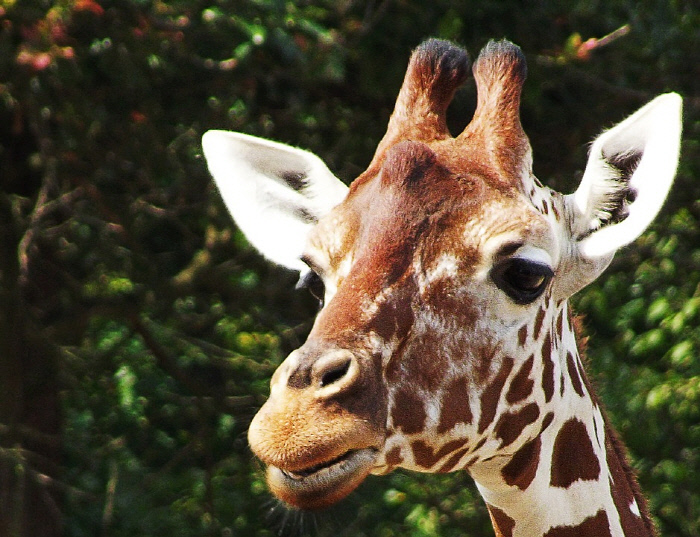
#> input picture tutorial/detection/images/giraffe.jpg, 700 x 537 px
$ python edge.py
#> lines starting #> are read from the running program, lines starting #| are printed output that depends on the picture; after the words box and inside, x2 and y2 are one past the last pixel; in counts of white or black regions, pixels touching at a corner belong together
import cv2
import numpy as np
import matplotlib.pyplot as plt
import os

path = os.path.abspath('canny.py')
img_path = os.path.dirname(path) + '/images/giraffe.jpg'

img = cv2.imread(img_path)
#> img is the input picture: shape (537, 700, 3); mean B, G, R 58.9, 77.9, 86.2
img = cv2.cvtColor(img, cv2.COLOR_BGR2RGB)

# Canny detection without blurring and just the median value for two thresholds
edges = cv2.Canny(image=img, threshold1=127, threshold2=127)
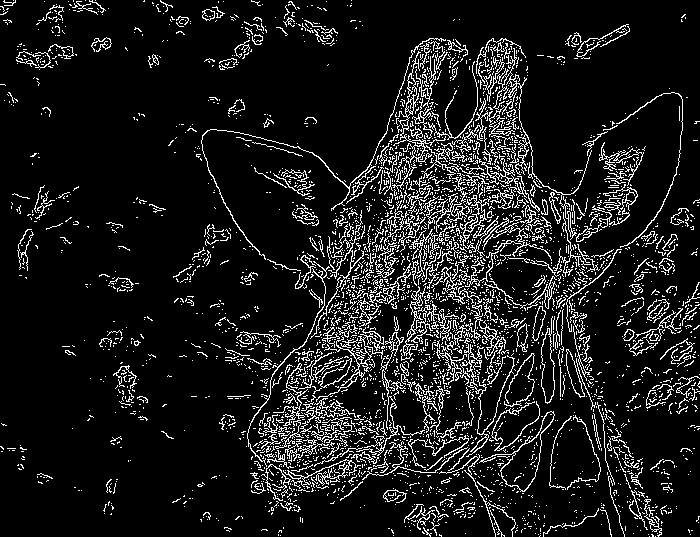
#> edges: shape (537, 700); 10.5% white in thin lines or dots

fig, axs = plt.subplots(nrows = 1, ncols = 2, figsize = (20, 8))
axs[0].imshow(img)
axs[0].axis('off')
axs[0].set_title('Original Image')

axs[1].imshow(edges)
axs[1].axis('off')
axs[1].set_title('Canny without Blur')
plt.show()
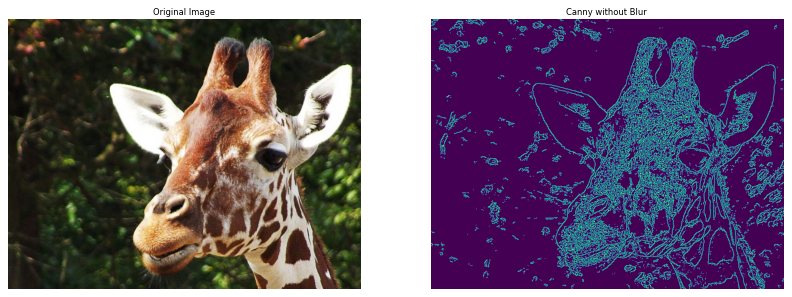
#> figure drawn by matplotlib, 2 panels

# Set the lower and upper threshold
med_val = np.median(img)
#> med_val = 39

lower = int(max(0, .7*med_val))
#> lower = 27
upper = int(min(255, 1.3*med_val))
#> upper = 50

# Blurring with ksize = 5
img_k5 = cv2.blur(img, ksize = (5, 5))

# Canny detection with different thresholds
edges_k5 = cv2.Canny(img_k5, threshold1 = lower, threshold2 = upper)
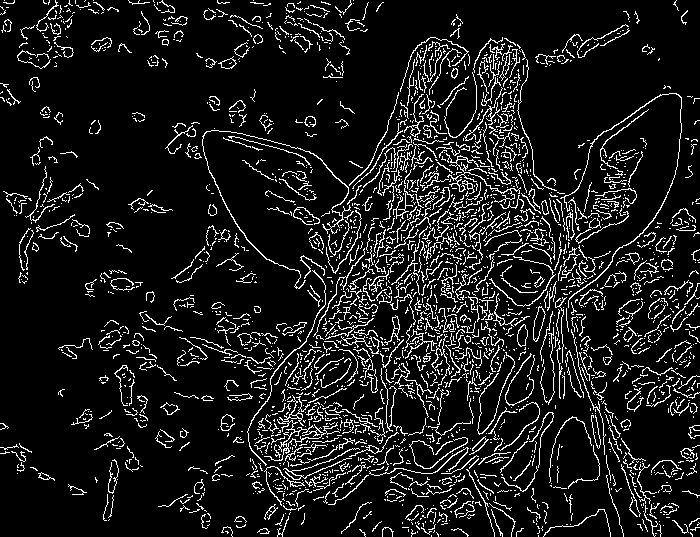
#> edges_k5: shape (537, 700); 10.2% white in thin lines or dots
edges_k5_2 = cv2.Canny(img_k5, lower, upper+100)
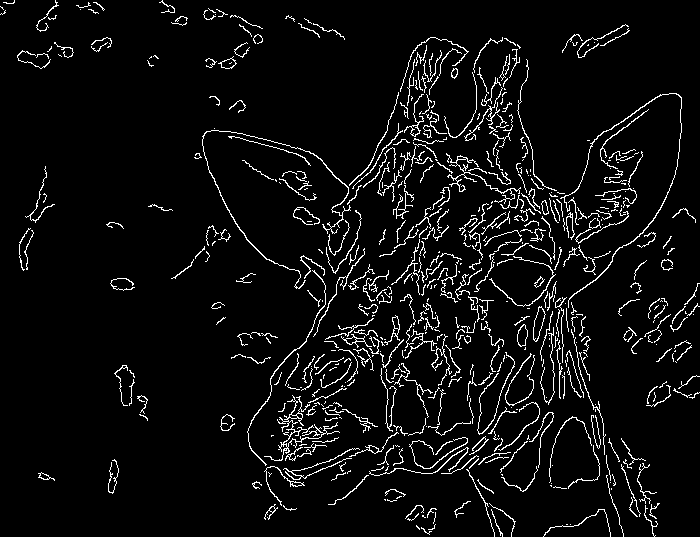
#> edges_k5_2: shape (537, 700); 5.5% white in thin lines or dots

# Blurring with kernel size = 9
img_k9 = cv2.blur(img, ksize = (9,9))
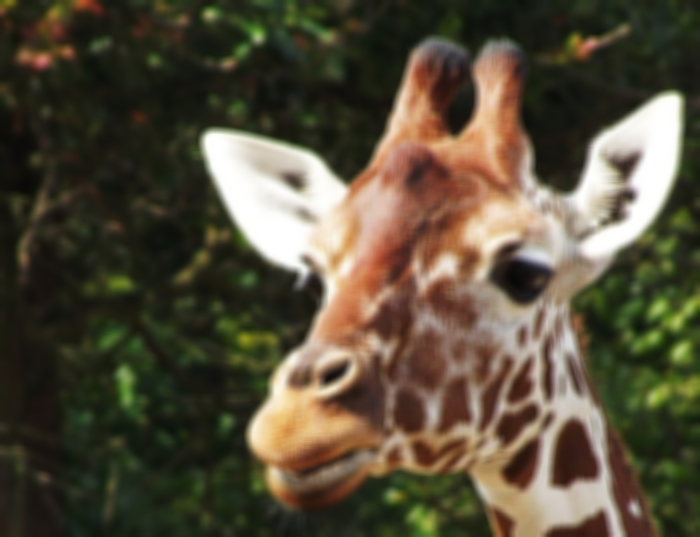
#> img_k9: shape (537, 700, 3); mean R, G, B 86.2, 77.9, 58.9

# Canny detection with different thresholds
edges_k9 = cv2.Canny(img_k9, lower, upper)
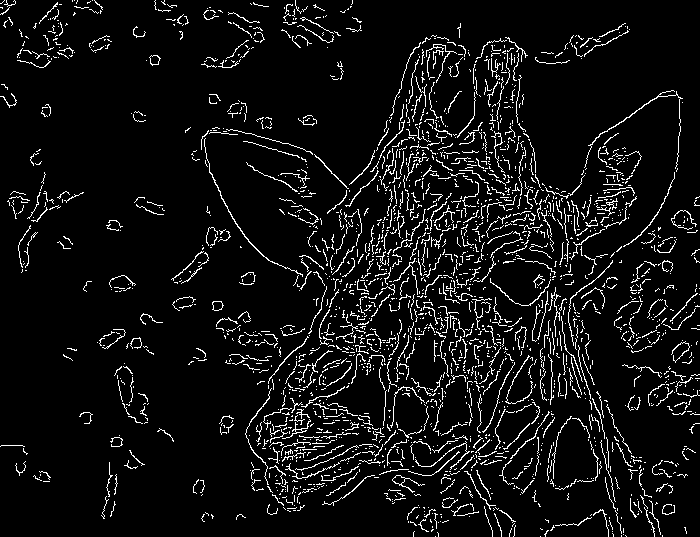
#> edges_k9: shape (537, 700); 6.8% white in thin lines or dots
edges_k9_2 = cv2.Canny(img_k9, lower, upper+100)
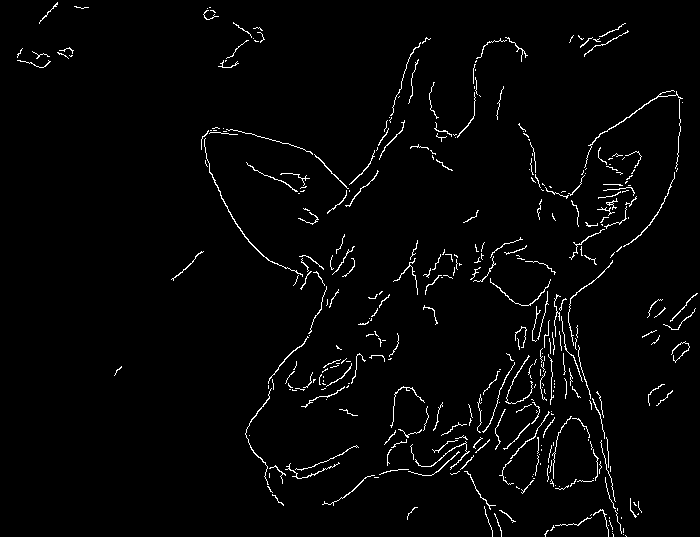
#> edges_k9_2: shape (537, 700); 2.4% white in thin lines or dots

# Plot the images
images = [edges_k5, edges_k5_2, edges_k9, edges_k9_2]
titles = ['ksize=(5,5)\nlower,upper', 'ksize=(5,5)\nlower,upper+100',
'ksize=(9,9)\nlower,upper', 'ksize=(9,9)\nlower,upper+100']
fig, axs = plt.subplots(nrows=2, ncols=2, figsize = (20, 8))
for ind, p in enumerate(images):
    ax = axs[ind//2, ind%2]
    ax.imshow(p)
    ax.set_title(titles[ind], y =-0.2) # 'y' parameter is for placing titles below the images.
    ax.axis('off')
#> this loop made 4 passes
plt.show()

$ run again, with tutorial/detection/images/desk.jpg copied over tutorial/detection/images/giraffe.jpg
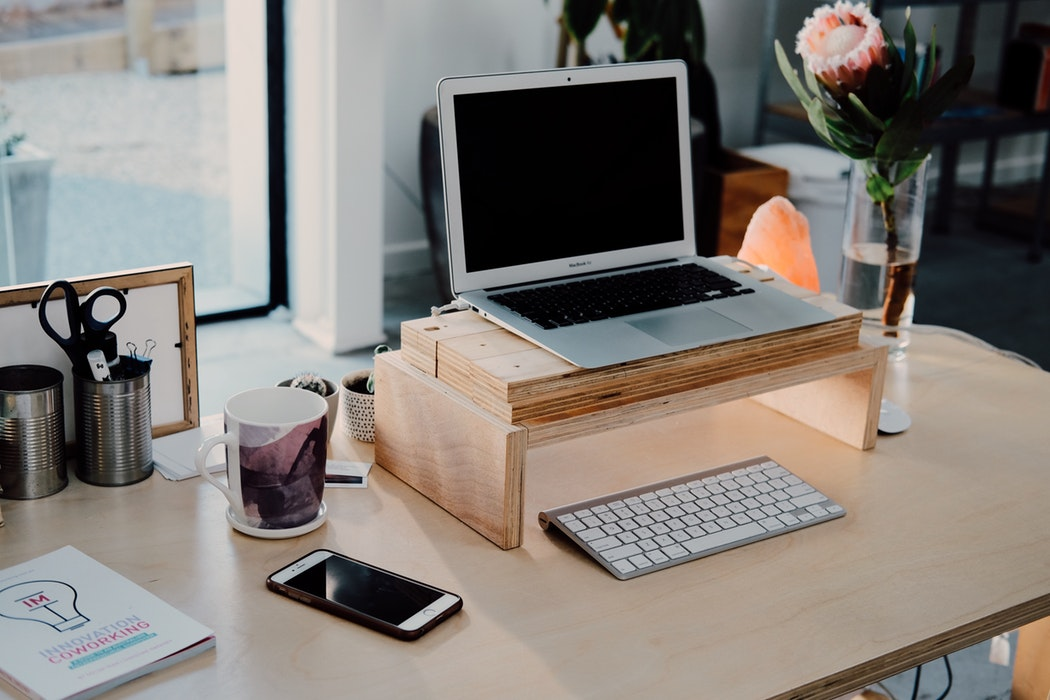
#> input picture tutorial/detection/images/desk.jpg, 1050 x 700 px
#> img is the input picture: shape (700, 1050, 3); mean B, G, R 119.9, 125.6, 131.7
#> edges: shape (700, 1050); 5.5% white in thin lines or dots
#> med_val = 151
#> lower = 105
#> upper = 196
#> edges_k5: shape (700, 1050); 2.5% white in thin lines or dots
#> edges_k5_2: shape (700, 1050); 1.2% white in thin lines or dots
#> `edges_k9 = cv2.Canny(img_k9, lower, upper)`:
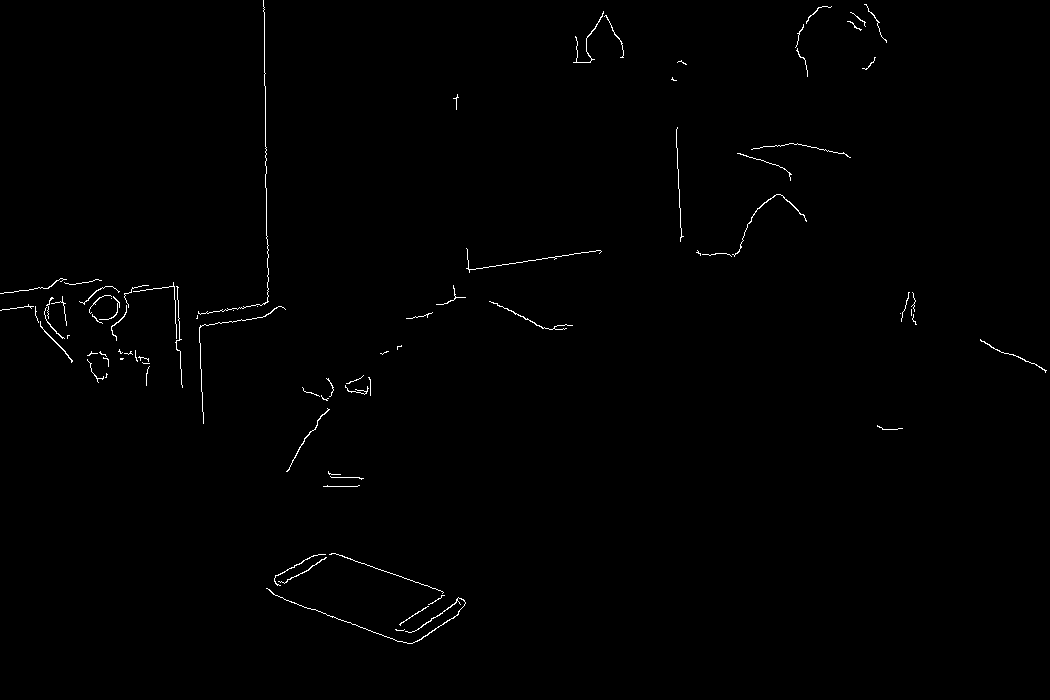
#> edges_k9: shape (700, 1050); 0.56% white in thin lines or dots
#> edges_k9_2: shape (700, 1050); every value is 0
#> the loop `for ind, p in enumerate(images):` made 4 passes
